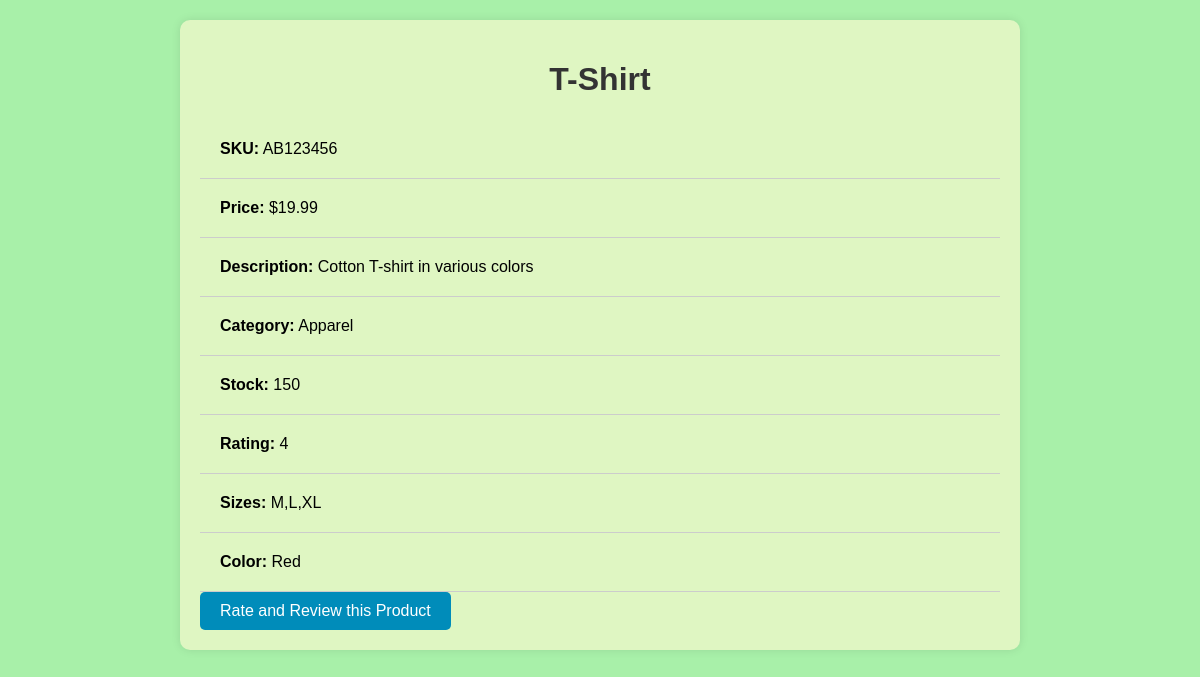
Page /product/P10001 on the committed database.
### app/models.py (models this page shows, shortened)
class Items(db.Model):
    __tablename__ = 'item'
    Item_ID = db.Column(db.String(80),unique=True, primary_key=True)
    sku = db.Column(db.String(80), unique=True, nullable=False)
    name = db.Column(db.String(120), unique=True, nullable=False)
    price = db.Column(db.Integer, nullable=False)
    item_desc = db.Column(db.String(255), nullable=False)
    category = db.Column(db.String(255), nullable=False)
    stock = db.Column(db.Integer, nullable=False)
    item_star = db.Column(db.Integer, nullable=False)
    itme_sizes = db.Column(db.String(120),  nullable=True)
    color = db.Column(db.String(120), nullable=False)
    '''@classmethod
    def create_classmethod(cls,username,email,password,security_answer):
        user=User()
        user.username=username
        user.email=email
        user.password=password
        user.security_answer=security_answer
        db.session.add(user)
        db.session.commit()
        return user'''

### app/routes.py (the view)
@app.route('/product/<string:Item_ID>')
def product_page(Item_ID):
    product = Items.query.filter_by(Item_ID=Item_ID).first()
    if product is None:
        abort(404)
    return render_template('product.html', product=product)

### app/templates/product.html (shortened to what this page needs)
<!DOCTYPE html>
<html lang="en">
<head>
</head>
<body>
    <div class="container">
        <h1>{{ product.name }}</h1>
        <ul class="product-details">
            <li class="product-item">
                <strong>SKU:</strong> {{ product.sku }}
            </li>
            <li class="product-item">
                <strong>Price:</strong> ${{ product.price }}
            </li>
            <li class="product-item">
                <strong>Description:</strong> {{ product.item_desc }}
            </li>
            <li class="product-item">
                <strong>Category:</strong> {{ product.category }}
            </li>
            <li class="product-item">
                <strong>Stock:</strong> {{ product.stock }}
            </li>
            <li class="product-item">
                <strong>Rating:</strong> {{ product.item_star }}
            </li>
            <li class="product-item">
                <strong>Sizes:</strong> {{ product.itme_sizes }}
            </li>
            <li class="product-item">
                <strong>Color:</strong> {{ product.color }}
            </li>
            <a href="/product/{{ product.Item_ID }}/rating_review" class="rating-review-btn">Rate and Review this Product</a>
        </ul>
    </div>
</body>
</html>

### app/templates/product.html (style rules this page uses)
body { font-family: Arial, sans-serif; background-color: #a8f0a9; margin: 0; padding: 0; }
.container { max-width: 800px; margin: 20px auto; padding: 20px; background-color: #dff6c2; border-radius: 10px; box-shadow: 0 0 10px rgba(0, 0, 0, 0.1); }
h1 { text-align: center; color: #333; }
.product-details { list-style: none; padding: 0; margin: 0; }
.product-item { padding: 20px; border-bottom: 1px solid #ccc; transition: background-color 0.3s ease; }
.rating-review-btn { display: inline-block; padding: 10px 20px; background-color: #008CBA; color: #fff; text-decoration: none; border-radius: 5px; transition: background-color 0.3s ease; }

### rows in the picture
Items: name "T-Shirt", sku "AB123456", item_desc "Cotton T-shirt in various colors", category "Apparel", itme_sizes "M,L,XL", color "Red"

### other values in the picture
{{ product.price }} "19.99"
{{ product.stock }} "150"
{{ product.item_star }} "4"
